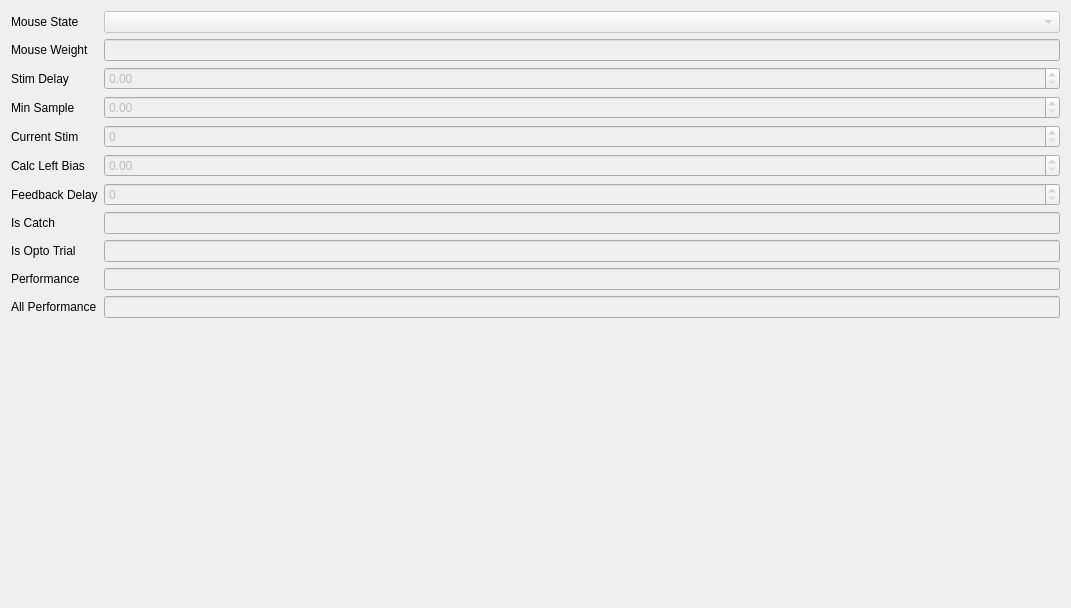
             <widget class="QWidget" name="currentTrialScrollAreaWidgetContents">
              <property name="geometry">
               <rect>
                <x>0</x>
                <y>0</y>
                <width>1071</width>
                <height>608</height>
               </rect>
              </property>
              <layout class="QGridLayout" name="gridLayout_29">
               <item row="0" column="0">
                <layout class="QFormLayout" name="currentTrialFormLayout">
                 <item row="0" column="0">
                  <widget class="QLabel" name="mouseStateLabel">
                   <property name="text">
                    <string>Mouse State</string>
                   </property>
                  </widget>
                 </item>
                 <item row="0" column="1">
                  <widget class="QComboBox" name="mouse_state">
                   <property name="enabled">
                    <bool>false</bool>
                   </property>
                  </widget>
                 </item>
                 <item row="1" column="0">
                  <widget class="QLabel" name="mouseWeightLabel">
                   <property name="text">
                    <string>Mouse Weight</string>
                   </property>
                  </widget>
                 </item>
                 <item row="2" column="0">
                  <widget class="QLabel" name="stimDelayLabel">
                   <property name="text">
                    <string>Stim Delay</string>
                   </property>
                  </widget>
                 </item>
                 <item row="2" column="1">
                  <widget class="QDoubleSpinBox" name="stim_delay">
                   <property name="enabled">
                    <bool>false</bool>
                   </property>
                  </widget>
                 </item>
                 <item row="3" column="0">
                  <widget class="QLabel" name="minSampleLabel">
                   <property name="text">
                    <string>Min Sample</string>
                   </property>
                  </widget>
                 </item>
                 <item row="3" column="1">
                  <widget class="QDoubleSpinBox" name="min_sample">
                   <property name="enabled">
                    <bool>false</bool>
                   </property>
                  </widget>
                 </item>
                 <item row="4" column="0">
                  <widget class="QLabel" name="currentStimLabel">
                   <property name="text">
                    <string>Current Stim</string>
                   </property>
                  </widget>
                 </item>
                 <item row="4" column="1">
                  <widget class="QSpinBox" name="current_stim">
                   <property name="enabled">
                    <bool>false</bool>
                   </property>
                  </widget>
                 </item>
                 <item row="5" column="0">
                  <widget class="QLabel" name="calcLeftBiasLabel">
                   <property name="text">
                    <string>Calc Left Bias</string>
                   </property>
                  </widget>
                 </item>
                 <item row="5" column="1">
                  <widget class="QDoubleSpinBox" name="calc_left_bias">
                   <property name="enabled">
                    <bool>false</bool>
                   </property>
                  </widget>
                 </item>
                 <item row="6" column="0">
                  <widget class="QLabel" name="feedbackDelayLabel">
                   <property name="text">
                    <string>Feedback Delay</string>
                   </property>
                  </widget>
                 </item>
                 <item row="6" column="1">
                  <widget class="QSpinBox" name="feedback_delay">
                   <property name="enabled">
                    <bool>false</bool>
                   </property>
                  </widget>
                 </item>
                 <item row="7" column="0">
                  <widget class="QLabel" name="isCatchLabel">
                   <property name="text">
                    <string>Is Catch</string>
                   </property>
                  </widget>
                 </item>
                 <item row="7" column="1">
                  <widget class="QLineEdit" name="is_catch">
                   <property name="enabled">
                    <bool>false</bool>
                   </property>
                  </widget>
                 </item>
                 <item row="8" column="0">
                  <widget class="QLabel" name="isOptoTrialLabel">
                   <property name="text">
                    <string>Is Opto Trial</string>
                   </property>
                  </widget>
                 </item>
                 <item row="9" column="0">
                  <widget class="QLabel" name="performanceLabel">
                   <property name="text">
                    <string>Performance</string>
                   </property>
                  </widget>
                 </item>
                 <item row="9" column="1">
                  <widget class="QLineEdit" name="performance">
                   <property name="enabled">
                    <bool>false</bool>
                   </property>
                  </widget>
                 </item>
                 <item row="10" column="0">
                  <widget class="QLabel" name="allPerformanceLabel">
                   <property name="text">
                    <string>All Performance</string>
                   </property>
                  </widget>
                 </item>
                 <item row="10" column="1">
                  <widget class="QLineEdit" name="all_preformance">
                   <property name="enabled">
                    <bool>false</bool>
                   </property>
                  </widget>
                 </item>
                 <item row="8" column="1">
                  <widget class="QLineEdit" name="is_opto_trial">
                   <property name="enabled">
                    <bool>false</bool>
                   </property>
                  </widget>
                 </item>
                 <item row="1" column="1">
                  <widget class="QLineEdit" name="mouse_weight">
                   <property name="enabled">
                    <bool>false</bool>
                   </property>
                  </widget>
                 </item>
                </layout>
               </item>
              </layout>
             </widget>
